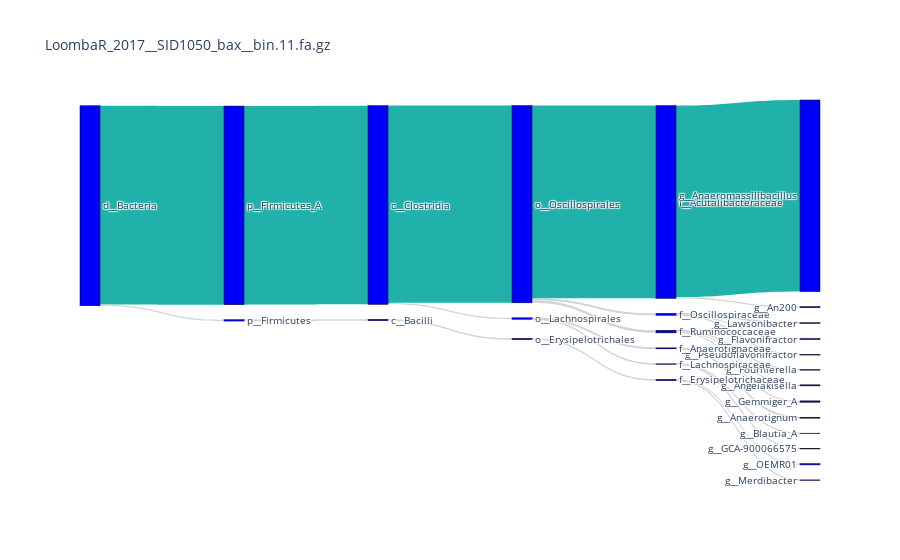

Write notebook code for a chart like this one.
### Code cell
def load_all(dirname):
    hit_list_filename = f'{dirname}/hit_list_for_filtering.csv'
    hit_list = utils.HitList(hit_list_filename)
    
    for genome_name in hit_list.rows:
        if int(hit_list[genome_name]['total_bad_bp']):
            contigs_filename = f'{dirname}/{genome_name}.contigs-tax.json'
            contigs_info = utils.load_contigs_gather_json(contigs_filename)

            row = hit_list[genome_name]
            genome_lineage = utils.make_lineage(row['lineage'])

            obj = GenomeSankeyFlow()
            fig = obj.make_plotly_fig(genome_lineage, contigs_info, title=genome_name)
            fig.show()
            
load_all('output.demo')

### Figure 1 — Plotly figure (JSON) as saved in the notebook; plotly's stock layout.template omitted (floating-point values rounded to 4 significant figures)
{"data": [{"link": {"color": ["lightseagreen", "lightseagreen", "lightgrey", "lightseagreen", "lightgrey", "lightgrey", "lightgrey", "lightseagreen", "lightgrey", "lightgrey", "lightgrey", "lightgrey", "lightgrey", "lightgrey", "lightseagreen", "lightgrey", "lightgrey", "lightgrey", "lightgrey", "lightgrey", "lightgrey", "lightgrey", "lightgrey", "lightgrey", "lightgrey", "lightgrey"], "label": ["19.9% of total k-mers", "19.9% of total k-mers", "0.1% of total k-mers", "19.7% of total k-mers", "0.1% of total k-mers", "0.3% of total k-mers", "0.2% of total k-mers", "19.3% of total k-mers", "0.0% of total k-mers", "0.1% of total k-mers", "0.1% of total k-mers", "0.1% of total k-mers", "0.0% of total k-mers", "0.1% of total k-mers", "19.2% of total k-mers", "0.1% of total k-mers", "0.1% of total k-mers", "0.1% of total k-mers", "0.1% of total k-mers", "0.0% of total k-mers", "0.1% of total k-mers", "0.1% of total k-mers", "0.0% of total k-mers", "0.1% of total k-mers", "0.0% of total k-mers", "0.0% of total k-mers"], "source": [0, 1, 1, 2, 2, 3, 3, 3, 4, 4, 4, 6, 6, 6, 8, 8, 13, 14, 15, 16, 16, 18, 18, 19, 21, 21], "target": [2, 0, 13, 3, 18, 4, 6, 8, 5, 11, 24, 7, 10, 23, 9, 12, 14, 15, 16, 17, 26, 19, 21, 20, 22, 25], "value": [2079, 2079, 14, 2064, 15, 27, 20, 2017, 2, 11, 14, 8, 1, 11, 2005, 12, 14, 14, 14, 1, 13, 10, 5, 10, 3, 2]}, "node": {"color": "blue", "label": ["p__Firmicutes_A", "d__Bacteria", "c__Clostridia", "o__Oscillospirales", "f__Ruminococcaceae", "g__Fournierella", "f__Oscillospiraceae", "g__Lawsonibacter", "f__Acutalibacteraceae", "g__Anaeromassilibacillus", "g__Pseudoflavonifractor", "g__Angelakisella", "g__An200", "p__Firmicutes", "c__Bacilli", "o__Erysipelotrichales", "f__Erysipelotrichaceae", "g__Merdibacter", "o__Lachnospirales", "f__Anaerotignaceae", "g__Anaerotignum", "f__Lachnospiraceae", "g__Blautia_A", "g__Flavonifractor", "g__Gemmiger_A", "g__GCA-900066575", "g__OEMR01"], "line": {"color": "black", "width": 0.5}, "pad": 15, "thickness": 20}, "type": "sankey"}], "layout": {"font": {"size": 10}, "title": {"text": "LoombaR_2017__SID1050_bax__bin.11.fa.gz"}}}
